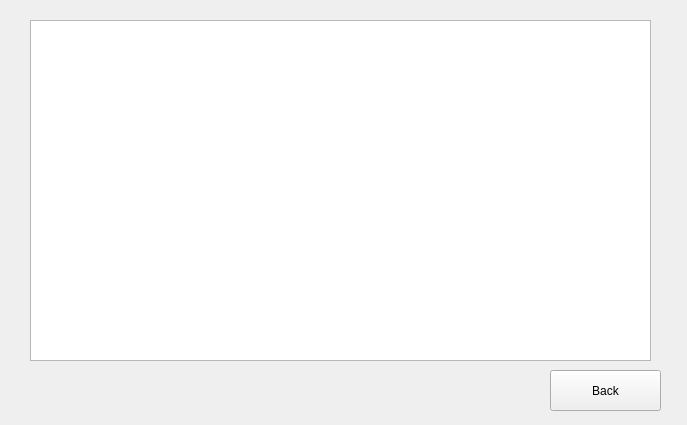
<?xml version="1.0" encoding="UTF-8"?>
<ui version="4.0">
 <class>oblictiveTuristice</class>
 <widget class="QWidget" name="oblictiveTuristice">
  <property name="geometry">
   <rect>
    <x>0</x>
    <y>0</y>
    <width>687</width>
    <height>425</height>
   </rect>
  </property>
  <property name="windowTitle">
   <string>Form</string>
  </property>
  <widget class="QListWidget" name="listWidget">
   <property name="geometry">
    <rect>
     <x>30</x>
     <y>20</y>
     <width>621</width>
     <height>341</height>
    </rect>
   </property>
  </widget>
  <widget class="QPushButton" name="pushButton">
   <property name="geometry">
    <rect>
     <x>550</x>
     <y>370</y>
     <width>111</width>
     <height>41</height>
    </rect>
   </property>
   <property name="text">
    <string>Back</string>
   </property>
  </widget>
 </widget>
 <resources/>
 <connections/>
</ui>
